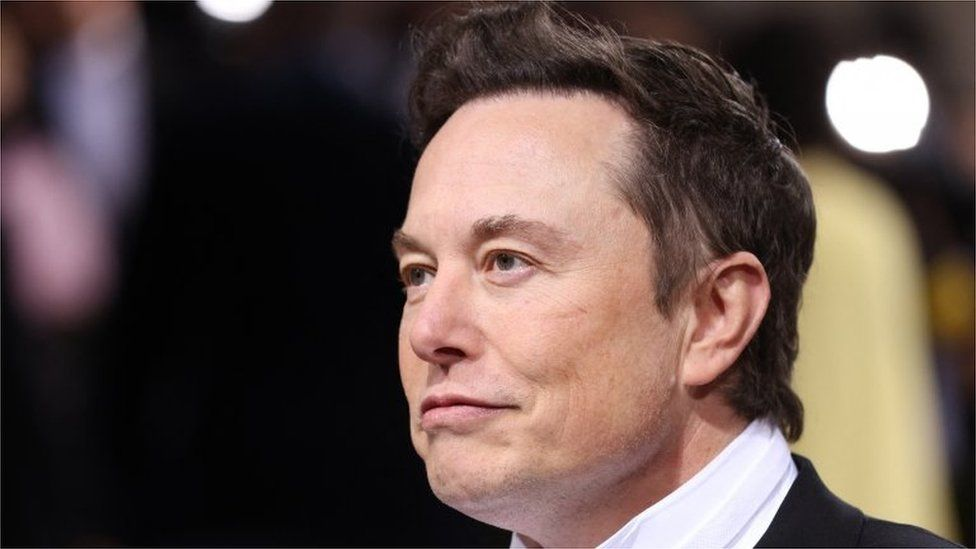
#> input picture model/dataset/elon_musk/_124485204_tv075719297.jpg, 976 x 549 px
$ jupyter execute --allow-errors image_classifer_model.ipynb   (shell and % lines are left out)
#> lines starting #> are read from the running program, lines starting #| are printed output that depends on the picture; after the words box and inside, x2 and y2 are one past the last pixel; in counts of white or black regions, pixels touching at a corner belong together
[cell 1]
import numpy as np
import cv2
import matplotlib
from matplotlib import pyplot as plt

[cell 2]
img = cv2.imread('./dataset/elon_musk/_124485204_tv075719297.jpg')
#> img is the input picture: shape (549, 976, 3); mean B, G, R 70.8, 76.3, 93.3
img.shape
#> Out = (549, 976, 3)

[cell 3]
plt.imshow(img)

[cell 4]
gray = cv2.cvtColor(img, cv2.COLOR_BGR2GRAY)
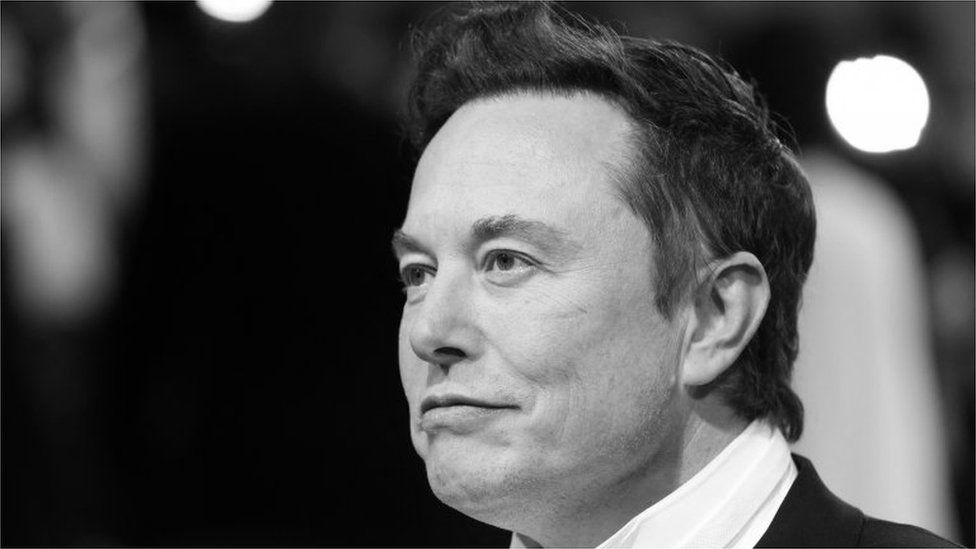
#> gray: shape (549, 976); min 0, max 255, mean 80.7
gray.shape
#> Out = (549, 976)

[cell 5]
plt.imshow(gray)

[cell 6]
gray

[cell 7]
plt.imshow(gray, cmap='gray')

[cell 8]
face_cascade = cv2.CascadeClassifier('./opencv/haarcascades/haarcascade_frontalface_default.xml')
eye_cascade = cv2.CascadeClassifier('./opencv/haarcascades/haarcascade_eye.xml')

faces = face_cascade.detectMultiScale(gray, 1.3, 5)
#> faces = [[315, 142, 331, 331]]
faces
#> Out = [[315, 142, 331, 331]]

[cell 9]
(x,y,w,h) = faces[0]
#> x = 315; y = 142; w = 331; h = 331
x,y,w,h
#> Out = (315, 142, 331, 331)

[cell 10]
face_img = cv2.rectangle(img,(x,y),(x+w,y+h),(255,0,0),2)
plt.imshow(face_img)

[cell 11]
cv2.destroyAllWindows()
for (x,y,w,h) in faces:
    face_img = cv2.rectangle(img,(x,y),(x+w,y+h),(255,0,0),2)
    roi_gray = gray[y:y+h, x:x+w]
    roi_color = face_img[y:y+h, x:x+w]
    eyes = eye_cascade.detectMultiScale(roi_gray)
    for (ex,ey,ew,eh) in eyes:
        cv2.rectangle(roi_color,(ex,ey),(ex+ew, ey+eh),(0,255,0),2)
#> this loop made 1 pass
#> (x, y, w, h, eyes) on pass 1: (315, 142, 331, 331, [[152, 87, 64, 64], [106, 200, 45, 45], [80, 107, 46, 46]])
#> pass 1, `roi_gray = gray[y:y+h, x:x+w]`:
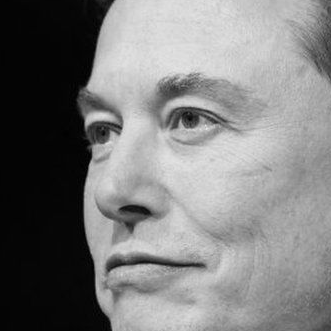
#> roi_gray: shape (331, 331); min 0, max 230, mean 125
#> pass 1, `roi_color = face_img[y:y+h, x:x+w]`:
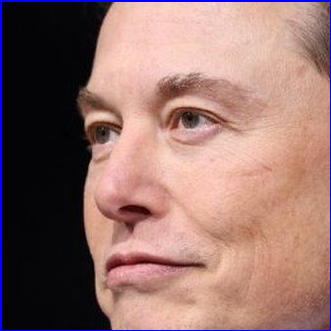
#> roi_color: shape (331, 331, 3); mean B, G, R 108.4, 114.4, 149.1
#> after the loop:
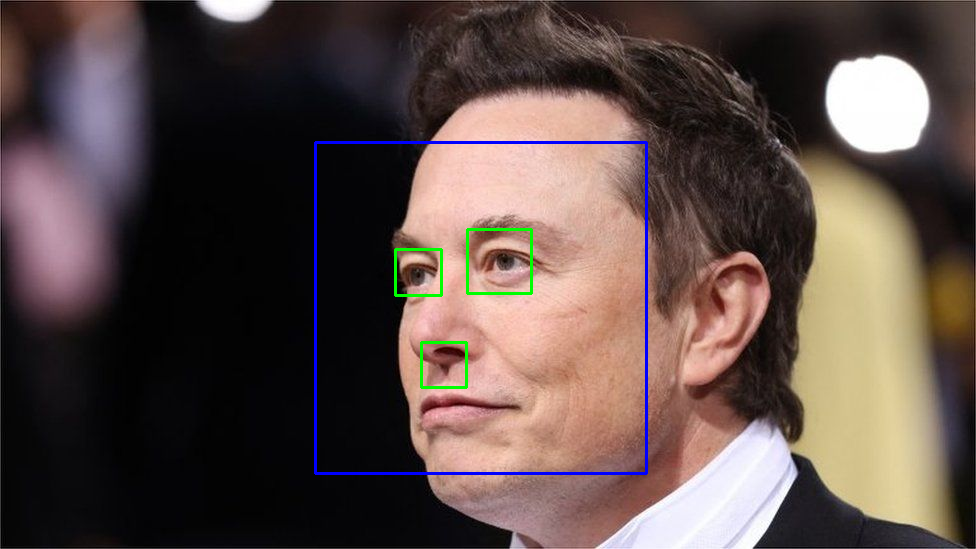
#> img: shape (549, 976, 3); mean B, G, R 71.7, 76.1, 91.9
#> after the loop:
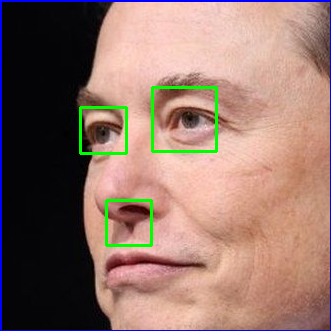
#> roi_color: shape (331, 331, 3); 1.69% of pixels changed, all inside (x1, y1, x2, y2) = (79, 86, 218, 247)

plt.figure()
plt.imshow(face_img, cmap='gray')
plt.show()

[cell 12]
plt.imshow(roi_color, cmap='gray')

[cell 13]
def get_cropped_image_if_2_eyes(image_path):
    img = cv2.imread(image_path)
    gray = cv2.cvtColor(img, cv2.COLOR_BGR2GRAY)
    faces = face_cascade.detectMultiScale(gray, 1.3, 5)
#> faces = [[315, 142, 331, 331]]
    for (x,y,w,h) in faces:
        roi_gray = gray[y:y+h, x:x+w]
        roi_color = face_img[y:y+h, x:x+w]
        eyes = eye_cascade.detectMultiScale(roi_gray)
        if len(eyes) >= 2:
            return roi_color
